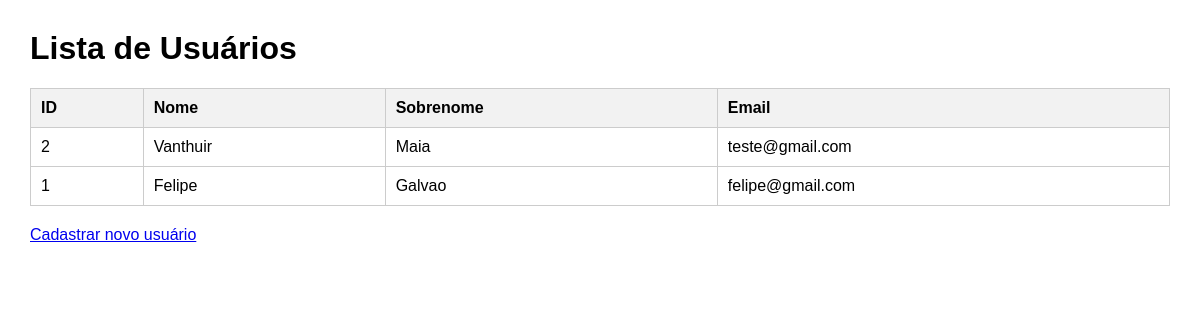
The page /usuarios on the database as committed earlier.
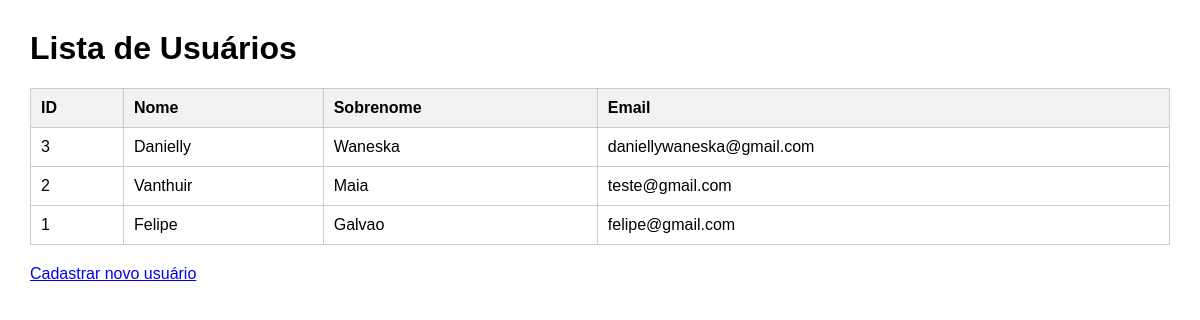
The same page on the database as committed later.
### app.py (models this page shows, shortened)
class Usuario(db.Model):
    __tablename__ = "usuarios"
    id = db.Column(db.Integer, primary_key=True)
    nome = db.Column(db.String(100), nullable=False)
    sobrenome = db.Column(db.String(100), nullable=False)
    email = db.Column(db.String(120), unique=True, nullable=False)
    senha = db.Column(db.String(200), nullable=False)  # guarda o hash

### app.py (the view)
@app.route("/usuarios")
def listar_usuarios():
    usuarios = Usuario.query.order_by(Usuario.id.desc()).all()
    return render_template("usuarios.html", usuarios=usuarios)

### templates/usuarios.html (shortened to what this page needs)
<!DOCTYPE html>
<html lang="pt-br">
<head>
</head>
<body>
  <h1>Lista de Usuários</h1>
  {% if usuarios %}
    <table>
      <tr>
        <th>ID</th>
        <th>Nome</th>
        <th>Sobrenome</th>
        <th>Email</th>
      </tr>
      {% for user in usuarios %}
      <tr>
        <td>{{ user.id }}</td>
        <td>{{ user.nome }}</td>
        <td>{{ user.sobrenome }}</td>
        <td>{{ user.email }}</td>
      </tr>
      {% endfor %}
    </table>
  {% else %}
    <p>Nenhum usuário cadastrado ainda.</p>
  {% endif %}
  <p style="margin-top:20px;">
    <a href="{{ url_for('cadastro') }}">Cadastrar novo usuário</a>
  </p>
</body>
</html>

### templates/usuarios.html (style rules this page uses)
body { font-family: Arial, sans-serif; margin: 30px; }
table { width: 100%; border-collapse: collapse; margin-top: 20px; }
th, td { padding: 10px; border: 1px solid #ccc; text-align: left; }
th { background: #f2f2f2; }

Rows that differ between the two databases and show on the page:
added Usuario: id "3", nome "Danielly", sobrenome "Waneska", email "daniellywaneska@gmail.com"
